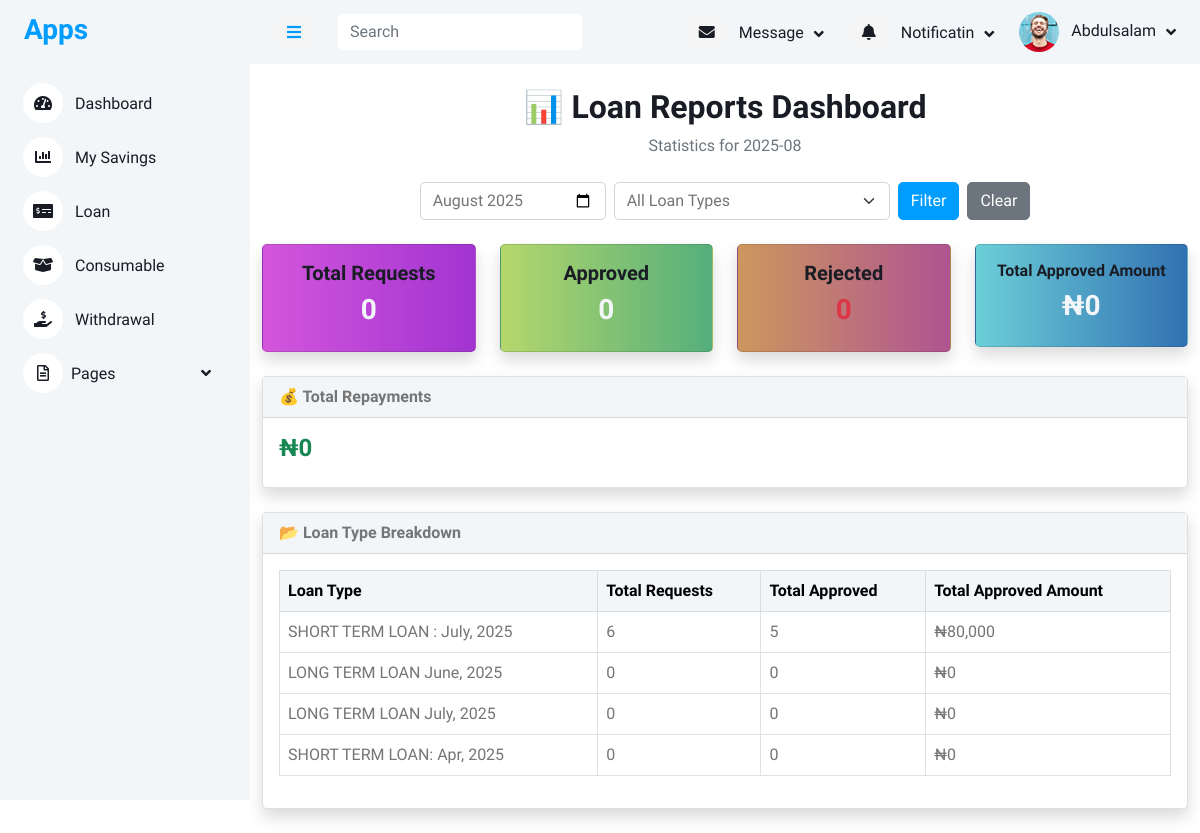
Page /loan/reports/ (signed in) on the earlier database version.
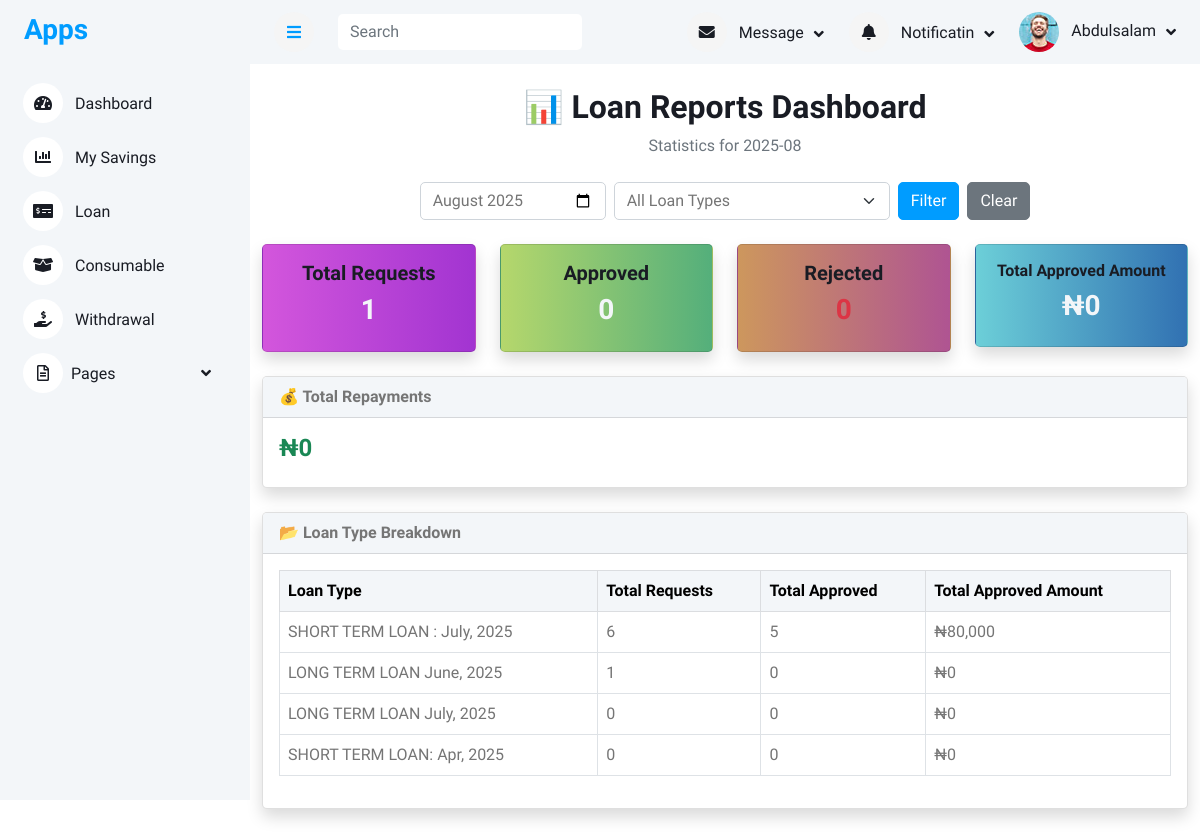
Same page on the later database version.
### loan/models.py (models this page shows, shortened)
class LoanType(models.Model):
    name = models.CharField(max_length=100)
    description = models.TextField(blank=True, null=True)
    max_amount = models.DecimalField(max_digits=12, decimal_places=2, null=True, blank=True)
    max_loan_term_months = models.PositiveIntegerField(null=True, blank=True)
    available = models.BooleanField(default=True)
    created_by = models.ForeignKey(User,on_delete=models.CASCADE)

### report/views.py (the view)
# urls.py: path('loan/reports/', views.admin_loan_reports, name='admin_loan_reports'),
def admin_loan_reports(request):
    month = request.GET.get('month', timezone.now().strftime('%Y-%m'))
    year, month_num = month.split('-')
    loan_type_id = request.GET.get('loan_type')
    monthly_requests = LoanRequest.objects.filter(
        application_date__year=year,
        application_date__month=month_num
    )
    if loan_type_id:
        monthly_requests = monthly_requests.filter(loan_type_id=loan_type_id)
    monthly_approvals = monthly_requests.filter(status='approved')
    monthly_rejections = monthly_requests.filter(status='rejected')
    monthly_repayments = LoanRepayback.objects.filter(
        repayment_date__year=year,
        repayment_date__month=month_num
    )
    if loan_type_id:
        monthly_repayments = monthly_repayments.filter(loan_request__loan_type_id=loan_type_id)
    loan_type_stats = LoanType.objects.annotate(
        total_requests=Count('loanrequest'),
        total_approved=Count('loanrequest', filter=Q(loanrequest__status='approved')),
        total_amount=Sum('loanrequest__approved_amount', filter=Q(loanrequest__status='approved'))
    )
    context = {
        'selected_month': month,
        'selected_loan_type': int(loan_type_id) if loan_type_id else None,
        'monthly_requests': monthly_requests.count(),
        'monthly_approvals': monthly_approvals.count(),
        'monthly_rejections': monthly_rejections.count(),
        'monthly_approved_amount': monthly_approvals.aggregate(Sum('approved_amount'))['approved_amount__sum'] or 0,
        'monthly_repayments': monthly_repayments.aggregate(Sum('amount_paid'))['amount_paid__sum'] or 0,
        'loan_type_stats': loan_type_stats,
        'loan_types': LoanType.objects.all(),  # For dropdown in the template
    }
    return render(request, 'reports/reports.html', context)

### templates/reports/reports.html (shortened to what this page needs)
{% extends 'base/base.html' %}
{% load humanize %}
{% block content %}
<div class="container py-4">
    <div class="mb-4 text-center">
        <h2>📊 Loan Reports Dashboard</h2>
        <p class="text-muted">Statistics for {{ selected_month }}</p>
    </div>
    <form method="get" class="mb-4 row justify-content-center align-items-center g-2">
        <div class="col-auto">
            <input type="month" name="month" value="{{ selected_month }}" class="form-control">
        </div>
        <div class="col-auto">
            <select name="loan_type" class="form-select">
                <option value="">All Loan Types</option>
            </select>
        </div>
        <div class="col-auto">
            <button type="submit" class="btn btn-primary">Filter</button>
        </div>
        <div class="col-auto">
            <a href="{% url 'admin_loan_reports' %}" class="btn btn-secondary">Clear</a>
        </div>
    </form>
    <div class="row text-center mb-4">
        <div class="col-md-3">
            <div class="card shadow rounded p-3" style="background: linear-gradient(90deg, #d356dc, #a234d1);">
                <h5>Total Requests</h5>
                <h3 class="text-light">{{ monthly_requests }}</h3>
            </div>
        </div>
        <div class="col-md-3">
            <div class="card shadow rounded p-3" style="background: linear-gradient(90deg, #b5d76c, #54af7b);">
                <h5>Approved</h5>
                <h3 class="text-light">{{ monthly_approvals }}</h3>
            </div>
        </div>
        <div class="col-md-3">
            <div class="card shadow rounded p-3" style="background: linear-gradient(90deg, #cd975d, #af5492);">
                <h5>Rejected</h5>
                <h3 class="text-danger">{{ monthly_rejections }}</h3>
            </div>
        </div>
        <div class="col-md-3">
            <div class="card shadow rounded p-3" style="background: linear-gradient(90deg, #6ccfd8, #3171b2);">
                <h6>Total Approved Amount</h6>
                <h3 class="text-light">₦{{ monthly_approved_amount|intcomma }}</h3>
            </div>
        </div>
    </div>
    <div class="card shadow rounded mb-4">
        <div class="card-header bg-light fw-bold">
            💰 Total Repayments
        </div>
        <div class="card-body">
            <h4 class="text-success">₦{{ monthly_repayments|intcomma }}</h4>
        </div>
    </div>
    <div class="card shadow rounded">
        <div class="card-header bg-light fw-bold">
            📂 Loan Type Breakdown
        </div>
        <div class="card-body table-responsive">
            <table class="table table-bordered table-hover">
                <thead class="table-light">
                    <tr>
                        <th>Loan Type</th>
                        <th>Total Requests</th>
                        <th>Total Approved</th>
                        <th>Total Approved Amount</th>
                    </tr>
                </thead>
                <tbody>
                    {% for type in loan_type_stats %}
                        <tr>
                            <td>{{ type.name }}</td>
                            <td>{{ type.total_requests }}</td>
                            <td>{{ type.total_approved }}</td>
                            <td>₦{{ type.total_amount|default:0|intcomma }}</td>
                        </tr>
                    {% empty %}
                        <tr>
                            <td colspan="4" class="text-center">No loan types available.</td>
                        </tr>
                    {% endfor %}
                </tbody>
            </table>
        </div>
    </div>
</div>
{% endblock %}

Differences in the rows shown:
changed LoanType "LONG TERM LOAN June, 2025": total_requests "0" → "1"
Other differences:
{{ monthly_requests }}: "0" → "1"
